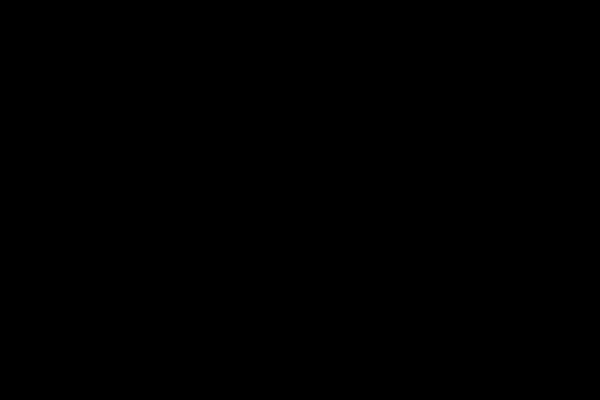
Frame 1 (no input)
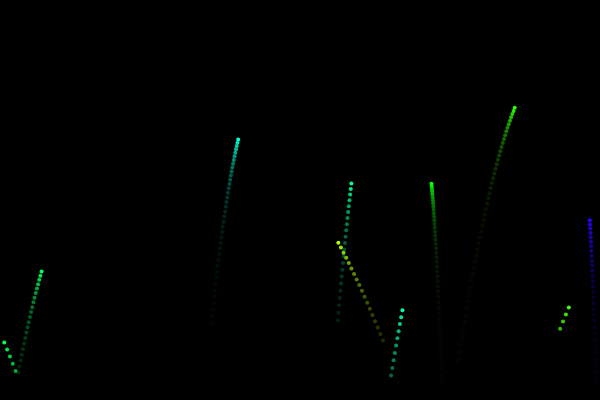
Frame 60 (no input)
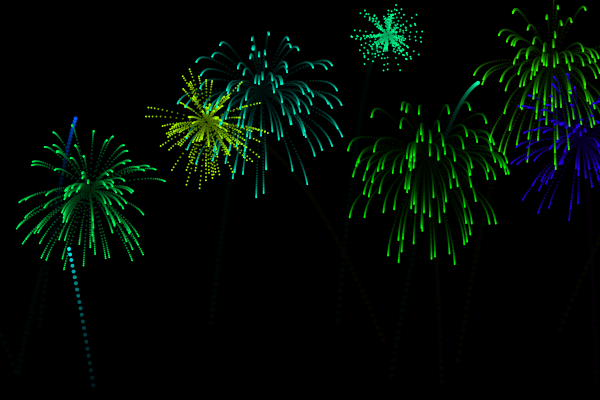
Frame 120 (the mouse pressed at the canvas centre since frame 60)

The p5.js sketch that drew these frames (run headless with seeded random() and noise() and a simulated clock; from frame 60 on, the mouse is pressed at the canvas centre):

// p5.js sketch
// ── sketch.js
var fireworks = [];
var gravity;
function setup()
{
    createCanvas(600,400);
    stroke(255);
    strokeWeight(4);

    colorMode(HSB);
    gravity = createVector(0,0.1);
    background(0);
}

function draw()
{
    colorMode(RGB);
    background(0,25);
    if(random(1)<0.1) // 10% chance
        fireworks.push(new Firework());
    for(var i=fireworks.length-1;i>=0;i--)
        {
            var firework = fireworks[i];
            firework.update();
            firework.show();
            
            if(firework.done())
                fireworks.splice(i,1);
        }
}

// ── firework.js
function Firework()
{
    this.hu = random(255);
    this.firework = new Particle(random(width),random(height-height/4,height),true,this.hu);
    this.exploded = false;

    this.particles = [];

    this.update = function()
    {
        if(!this.exploded)
        {
            this.firework.applyForce(gravity);
            this.firework.update();

            if(this.firework.vel.y >= 0) // 
            {
                this.exploded = true;
                this.explode();
            }
        }

        for(var i = this.particles.length-1;i>=0;i--)
           {
                var particle = this.particles[i];
                particle.applyForce(gravity);
                particle.update();
                if(particle.done())
                        this.particles.splice(i,1);           
           } 

        
    }

    this.explode = function()
    {
        var n = 100;
        for(var i=0;i<n;i++)
        {
            var p = new Particle(this.firework.pos.x,this.firework.pos.y,false,this.hu);
            this.particles.push(p);
        }
    }

    this.show = function()
    {
        if(!this.exploded)
            this.firework.show();

        for(var particle of this.particles)
            particle.show();
    }

    this.done = function()
    {
        if(this.exploded && this.particles.length == 0)
        return true;
        else
        return false;
    }
}
// ── particle.js
function Particle(x,y,firework,hu)
{
    this.pos = createVector(x,y);
    this.firework = firework;
    this.lifespan = 255;
    this.hu = hu;
    // this.vel = firework ? createVector(0,random(-5,-8)) : p5.Vector.random2D();
    if(this.firework)
        this.vel = createVector(random(-3,3),random(-6,-8));
    else
    {
        this.vel = p5.Vector.random2D();
        /*
        Display letters,shapes
        Fade out of particles   
        */
        this.vel.mult(random(2,10));
    }
    this.acc = createVector(0,0);

    this.applyForce = function(force)
    {
        this.acc.add(force);
    }

    this.update = function()
    {
        if(!this.firework)
        {
            this.vel.mult(0.9);
            this.lifespan -= 4;
        }
        this.vel.add(this.acc);
        this.pos.add(this.vel);
        this.acc.mult(0);
    }

    this.show = function()
    {
        colorMode(HSB);
        if(!this.firework)
        {
            strokeWeight(2);
            stroke(this.hu,255,this.lifespan);
        }
        else
        {
            strokeWeight(4);
            stroke(this.hu,255,255);
        }
        point(this.pos.x,this.pos.y);
    }

    this.done = function()
    {
        if(this.lifespan < 0)
            return true;
            else
            return false;
    }
}
